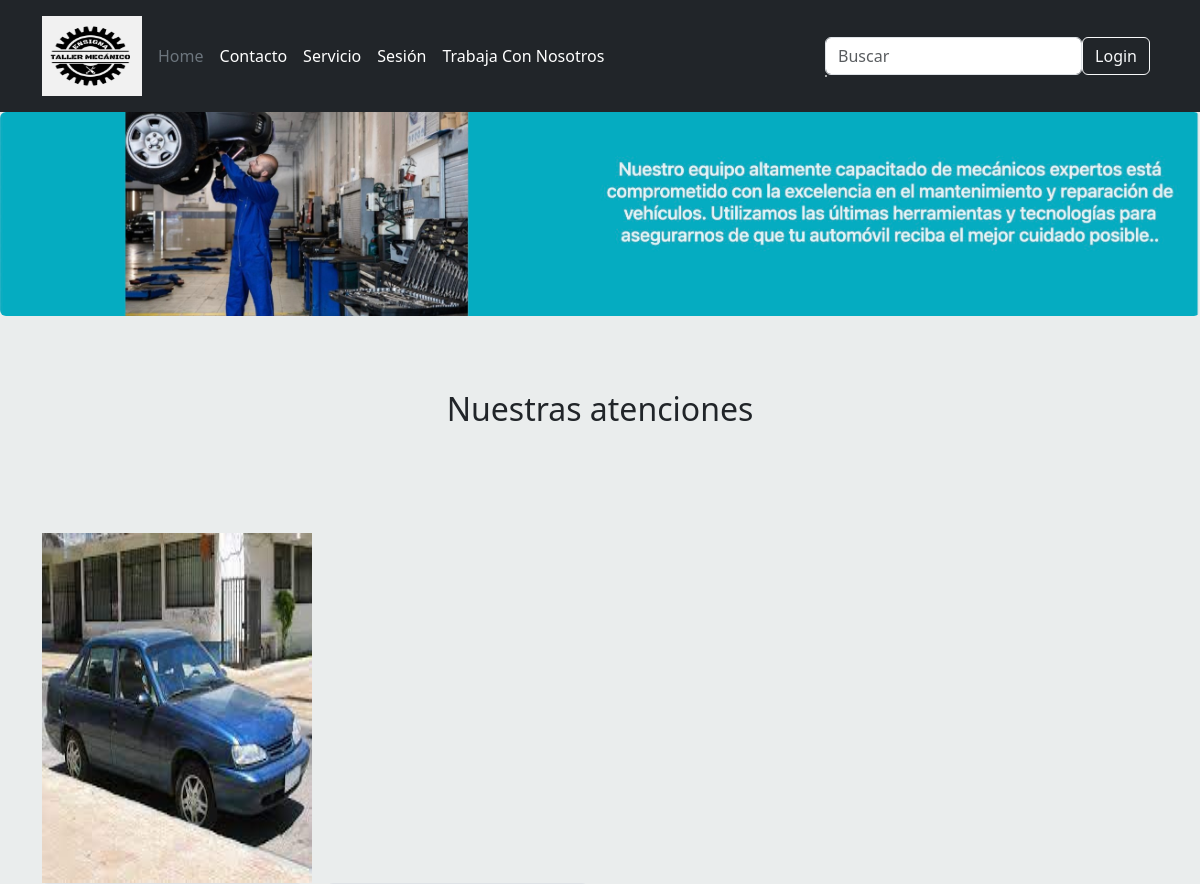
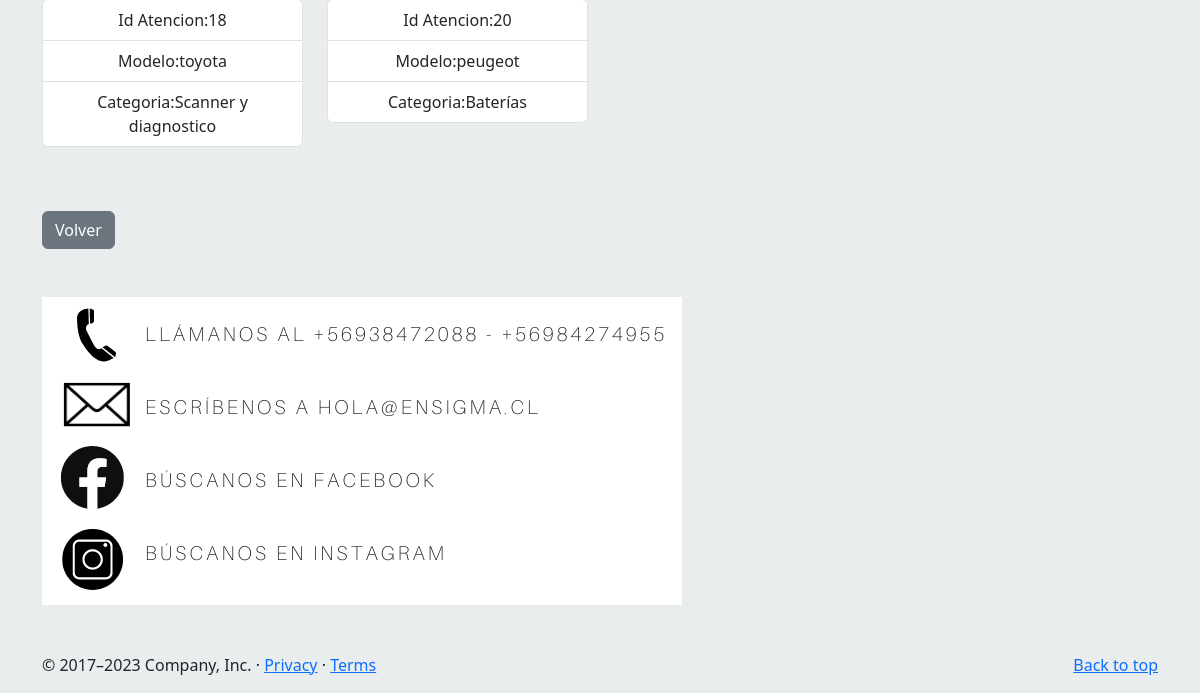
The app's page /atencionesAprobadas/, older data (2 pictures, top to bottom).
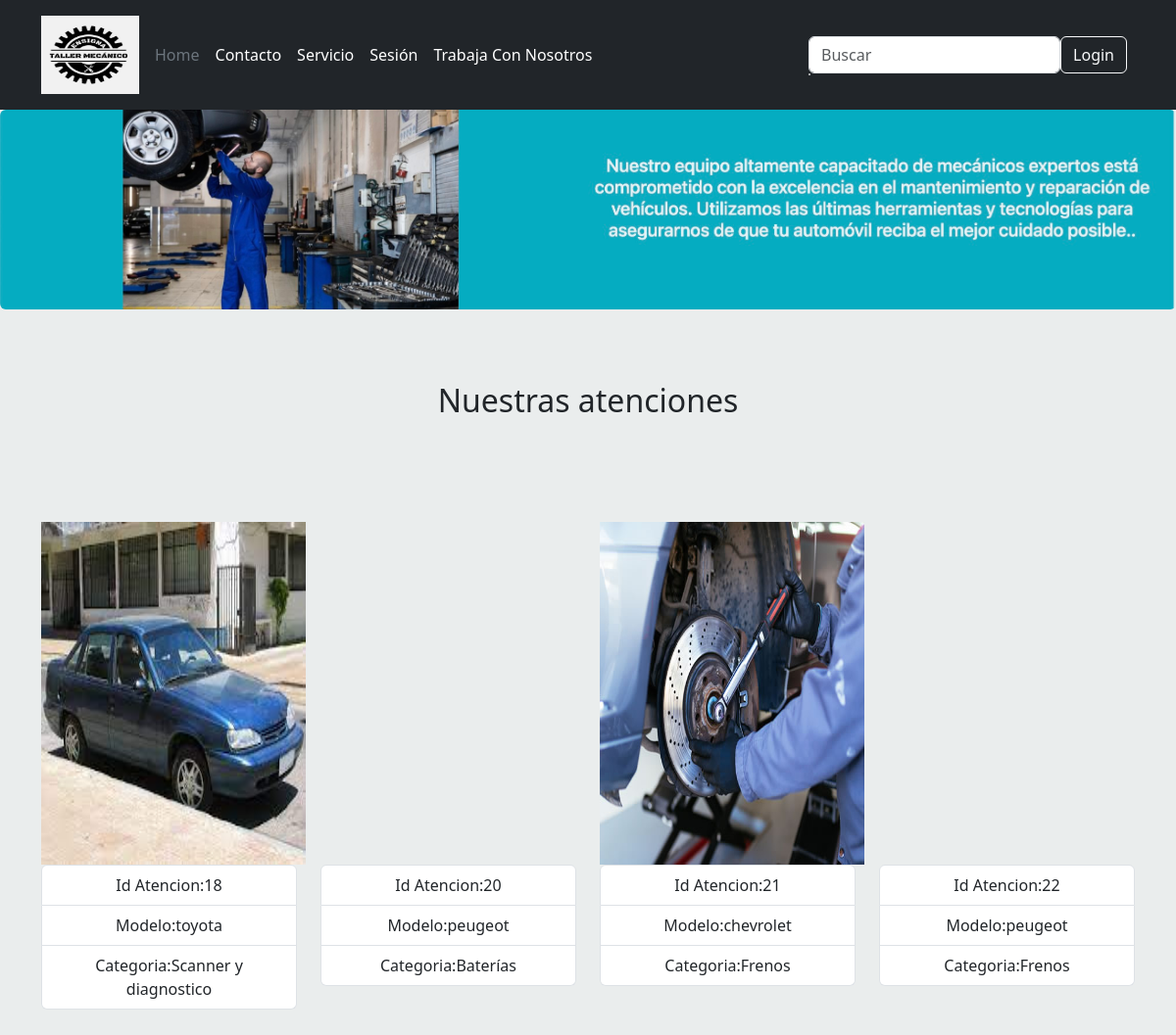
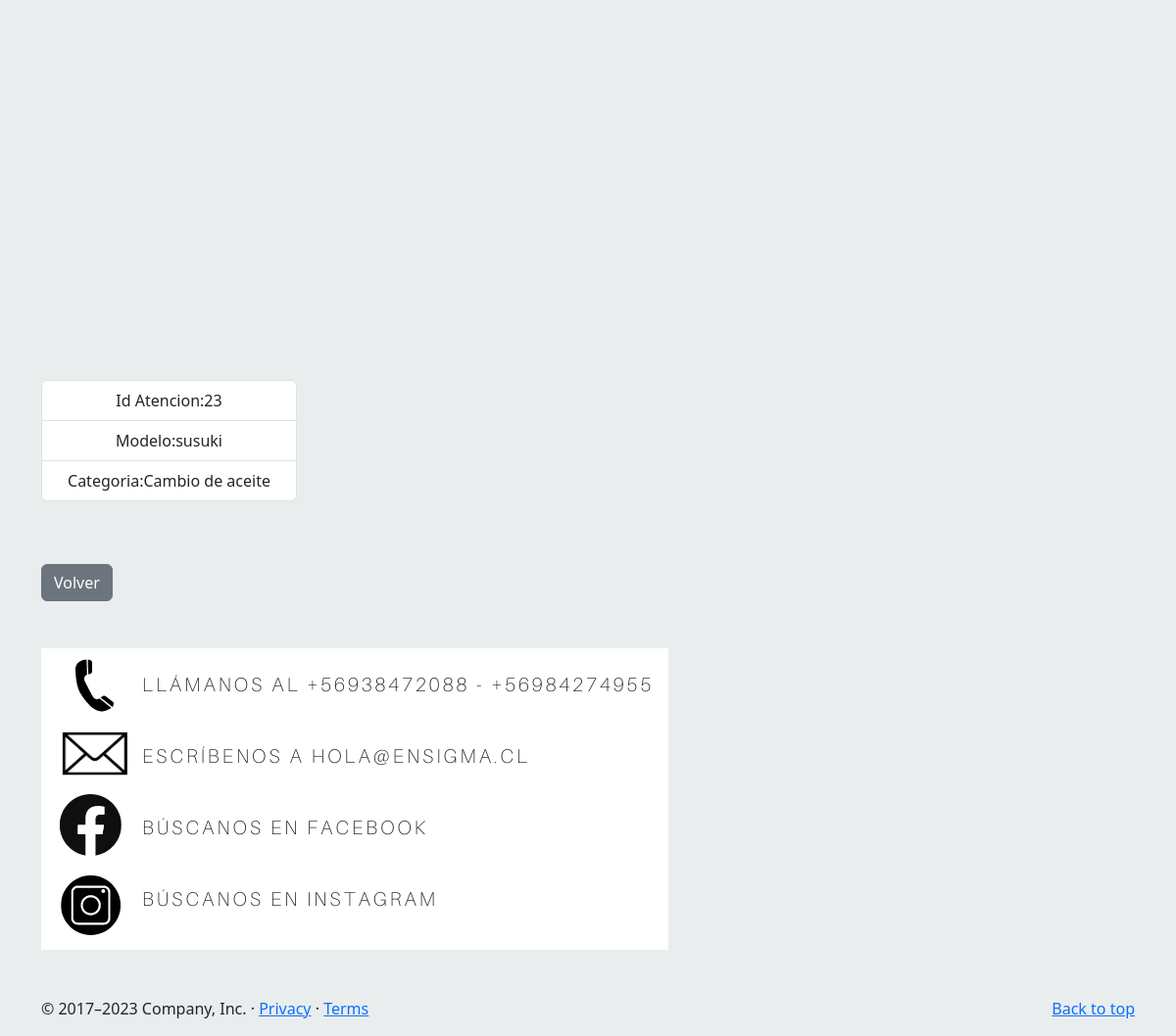
The same page, newer data (2 pictures, top to bottom).
### appweb/models.py (models this page shows, shortened)
class Atencion(models.Model):
    id_atencion = models.AutoField(primary_key=True)
    fecha = models.DateField()
    monto = models.IntegerField()
    Modelo = models.CharField(max_length=100)
    categoria = models.ForeignKey(Categoria, on_delete=models.CASCADE)
    observacion = models.TextField()
    motivoRechazo = models.TextField(null=True,blank=True)
    Estado = models.CharField(max_length=50, default='Pendiente')
    usuario = models.ForeignKey(User, on_delete=models.CASCADE, blank=True, null=True)
    fotografia = models.ImageField(null=True, upload_to='categoria')

class Categoria(models.Model):
    nombre_categoria = models.CharField(max_length=50)
    def __str__(self):
        return self.nombre_categoria

### appweb/views.py (the view)
# urls.py: path('atencionesAprobadas/', lista_atenciones_aprobadas, name="lista_atenciones_aprobadas"),
def lista_atenciones_aprobadas(request):
    aten=None
    id_cat=request.GET.get('id_cat', '')
    if id_cat != '':
        aten = Atencion.objects.filter(Estado='Aprobada',categoria=id_cat)
    else:
        aten = Atencion.objects.filter(Estado='Aprobada')
    data = {
        "aten" : aten,
        "list_categoria":list_categoria
    }
    return render(request, "atencionesAprobadas.html",data)

### appweb/templates/atencionesAprobadas.html (shortened to what this page needs)
{% extends 'base.html' %}
{% load static %}
{% block contenido %}
<figure class="figure">
  <img src="{% static './imagen/fotoCategoria.jpeg'%}" class="figure-img img-fluid rounded" alt="...">
</figure>
<div class="container" style="margin-top: 50px">
  <center><h2>Nuestras atenciones</h2></center>
    <br>
    <br>
    <br>
    <br>
  <div id="profesionales_excelencia" class="row">
    <div class="cont-profesionales col-lg-12 col-md-12 col-sm-12 col-xs-12">
      <div class="cont-listado row">
        {% for p in aten %}
        <div class="col-lg-3 col-md-3 col-sm-6 col-xs-12 text-center">
          <div class="prof int">
            <figure>
              <a href="{% url 'Inform_atenciones' p.id_atencion %}">
                {% if p.fotografia %}
                <img width="270" height="350"
                  src="{{p.fotografia.url}}"
                  class="img-responsive wp-post-image" alt="" decoding="async" loading="lazy">
                {% else %}
                  <img width="270" height="350"
                  src=""
                  class="img-responsive wp-post-image" alt="" decoding="async" loading="lazy">
                {% endif%}
                </a>
                <ul class="list-group">
                  <li class="list-group-item">Id Atencion:{{p.id_atencion}}</li>
                  <li class="list-group-item">Modelo:{{p.Modelo}}</li>
                  <li class="list-group-item">Categoria:{{p.categoria}}</li>
                </ul>
            </figure>
            <br>
            <br>
          </div>
        </div>
        {% endfor %}
        <section>
          <a class="btn btn-secondary btn" href="{% url 'servicio'%}" role="button">Volver</a>
          <div class="contacto my-5">
            <img src="{% static './imagen/dato.png'%}" alt="">
          </div>
        </section>
    </div>
  </div>
</div>
{% endblock %}

### appweb/templates/base.html (shortened to what this page needs)
<!DOCTYPE html>
<html lang="en">
<head >
  <link href="https://cdn.jsdelivr.net/npm/bootstrap@5.3.0-alpha3/dist/css/bootstrap.min.css" rel="stylesheet"
>
    {% load static %}
</head >
<body style="background-color:#EAEDED ;">
  <header class="p-3 text-bg-dark" >
    <div class="container" >
      <div class="d-flex flex-wrap align-items-center justify-content-center justify-content-lg-start" >
        <a href="{% url 'principal' %}" class="d-flex align-items-center mb-2 mb-lg-0 text-white text-decoration-none">
          <img src="{% static './imagen/logotaller.jpg' %}" class="bi me-2" width="100" height="80"/>
        </a>
        <ul class="nav col-12 col-lg-auto me-lg-auto mb-2 justify-content-center mb-md-0">
          {% if user.is_authenticated %}
          <li><a href="{% url 'principal' %}" class="nav-link px-2 text-secondary">Home</a></li>
          <li><a href="{% url 'contacto' %}" class="nav-link px-2 text-white">Contacto</a></li>
          <li><a href="{% url 'servicio' %}" class="nav-link px-2 text-white">Servicio</a></li>
          <li><a href="{% url 'sesion' %}" class="nav-link px-2 text-white">Sesión</a></li>
          {% else %}
          <li><a href="{% url 'principal' %}" class="nav-link px-2 text-secondary">Home</a></li>
          <li><a href="{% url 'contacto' %}" class="nav-link px-2 text-white">Contacto</a></li>
          <li><a href="{% url 'servicio' %}" class="nav-link px-2 text-white">Servicio</a></li>
          <li><a href="{% url 'sesion' %}" class="nav-link px-2 text-white">Sesión</a></li>
          <li><a href="{% url 'registrar_postulante' %}" class="nav-link px-2 text-white">Trabaja Con Nosotros</a></li>
          {% endif %}
        </ul>
        <form class="form-inline my-2 my-lg-0">
          <input id="buscador" name="buscador" class="form-control mr-sm-2" type="search" placeholder="Buscar" aria-label="Buscar">
          <div class="sticky-top">
            <div class="card" style="position: fixed;">
            </div>
          </div>
        </form>
        <div class="text-end">
          {% if user.is_authenticated %}
            <a href="{% url 'logout' %}" class="btn btn-outline-light me-2">Cerrar Sesion</a>
            <button type="button" class="btn btn-warning">Bienvenido {{user.username}}</button>
          {% else %}
            <a href="{% url 'login' %}" class="btn btn-outline-light me-2">Login</a>
          {% endif %}
        </div>
      </div>
    </div>
  </header>
  <main>
    {% block contenido %}
    {% endblock %}
  </main>
  <footer class="container">
    <p class="float-end"><a href="#">Back to top</a></p>
    <p>© 2017–2023 Company, Inc. · <a href="#">Privacy</a> · <a href="#">Terms</a></p>
  </footer>
</body>
</html>

Row changes from the older to the newer data that the page shows:
now on this page (row edited): Atencion: fotografia (picture), id_atencion "21", Modelo "chevrolet", categoria "Frenos"
added Atencion: fotografia (picture), id_atencion "22", Modelo "peugeot", categoria "Frenos"
added Atencion: fotografia (picture), id_atencion "23", Modelo "susuki", categoria "Cambio de aceite"
